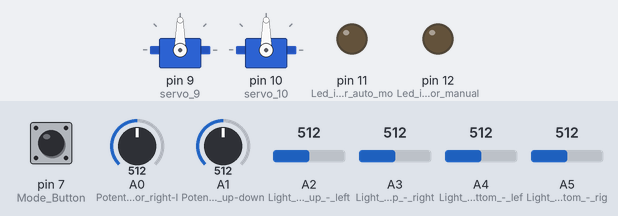
The sketch below on a simulated Arduino Uno, built with avr-gcc and run on an emulated ATmega328P. Shown: 2 × servo, output pins drawn as LEDs (lit = HIGH). The inputs (shaded band) are chosen by the test bench; at power-on: A0 (Potentiometer_for_right-l) = 512, A1 (Potentiometer_for_up-down) = 512, pin 7 (Mode_Button) LOW, A2 (Light_sensor_up_-_left) = 512, A3 (Light_sensor_up_-_right) = 512, A4 (Light_sensor_bottom_-_lef) = 512, A5 (Light_sensor_bottom_-_rig) = 512.

Above: at 1.2 s.
1.3 s: A0 (Potentiometer_for_right-l) set to 716
At 2.0 s:
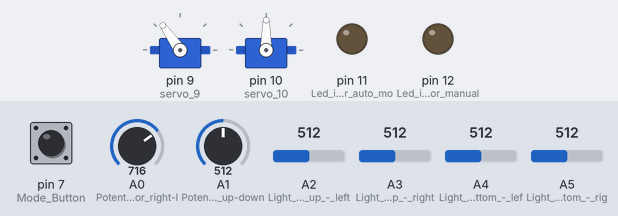
2.8 s: A1 (Potentiometer_for_up-down) set to 716
At 3.6 s:
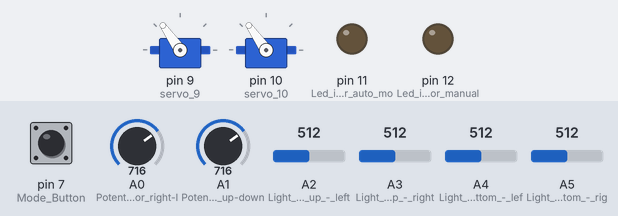
4.3 s: pin 7 (Mode_Button) pulled HIGH for 0.15 s
At 5.3 s:
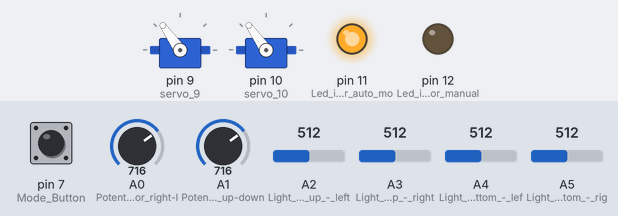
5.9 s: A2 (Light_sensor_up_-_left) set to 581
7.4 s: A2 (Light_sensor_up_-_left) set to 612
At 7.99 s:
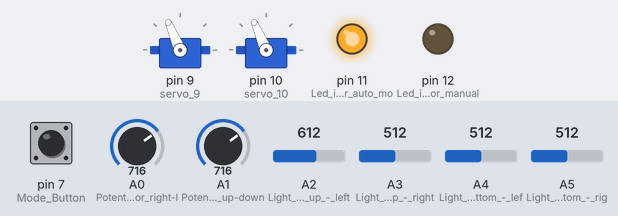
10.4 s: A3 (Light_sensor_up_-_right) set to 536
At 14.2 s:
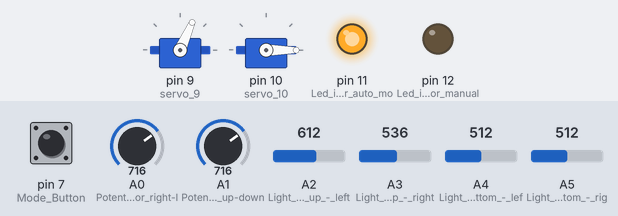
Timing chart, 0 to 14.4 s (numbered marks = the images above; inputs shaded):
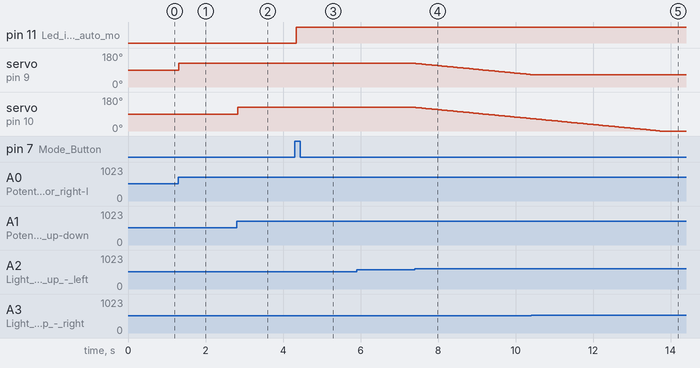

Measured:
- the behaviour switches between 598 and 599 on A2 (Light_sensor_up_-_left) (found by bisection; images 3 and 4)
- the behaviour switches between 524 and 525 on A3 (Light_sensor_up_-_right) (found by bisection; images 4 and 5)
- after the input at 1.3 s, servo on pin 9 (servo_9): 90° → 125° at once
- after the input at 2.8 s, servo on pin 10 (servo_10): 90° → 125° at once
- after the input at 4.3 s, pin 11 (Led_indicator_for_auto_mo): LOW → HIGH at once
- after the input at 5.9 s, every drawn part: stays the same
- after the input at 7.4 s, servo on pin 9 (servo_9), servo on pin 10 (servo_10): moves from 125° to 66° over 2.9 s, starting at once
- after the input at 10.4 s, servo on pin 9 (servo_9): stays 66° (without the input it goes to 65° after 0.03 s)

The sketch:

Solar_Panel_arrduino.ino
```cpp
#include <Stepper.h>


#include <Servo.h>
//Initialize variables
int mode = 0;
int buttonState = 0;
int prevButtonState = 0;
int topLeftLight = 0;
int topRightLight = 0;
int bottomLeftLight = 0;
int bottomRightLight = 0;
int LeftLight = 0;
int RightLight = 0;
int TopLight = 0;
int BottomLight = 0;
//Declare two servos
Servo servo_9;
Servo servo_10;


void setup()
{
  pinMode(7, INPUT);    //Mode Button
  pinMode(12, OUTPUT);  //Led indicator for manual mode
  pinMode(11, OUTPUT);  //Led indicator for auto mode
  pinMode(A0, INPUT);   //Potentiometer for right-left movement
  pinMode(A1, INPUT);   //Potentiometer for up-down movement
  pinMode(A2, INPUT);   //Light sensor up - left
  pinMode(A3, INPUT);   //Light sensor up - right
  pinMode(A4, INPUT);   //Light sensor bottom - left
  pinMode(A5, INPUT);   //Light sensor bottom - right
  servo_9.attach(9);    //Servo motor right - left movement
  servo_10.attach(10);  //Servo motor up - down movement
}

void loop()
{
  buttonState = digitalRead(7);
  if (buttonState != prevButtonState) {
    if (buttonState == HIGH) {
      //Change mode and ligh up the correct indicator
      if (mode == 1) {
        mode = 0;
        digitalWrite(12, HIGH);
        digitalWrite(11, LOW);
      } else {
        mode = 1;
        digitalWrite(11, HIGH);
        digitalWrite(12, LOW);
      }
    }
  }
  prevButtonState = buttonState;
  delay(50); // Wait for 50 millisecond(s)
  if (mode == 0) {
    //If mode is manual map the pot values to degrees of rotation
    servo_9.write(map(analogRead(A0), 0, 1023, 0, 180));
    servo_10.write(map(analogRead(A1), 0, 1023, 0, 180));
  } else {
    //if mode is auto map the sensor values to 0-100 ligh intensity.
    //Every light sensor has different sensitivity and must be first tested
    //for it's high and low values
    topLeftLight = map(analogRead(A2),50,980,0,100);
    topRightLight = map(analogRead(A3),50,980,0,100);
    bottomLeftLight = map(analogRead(A4),50,980,0,100);
    bottomRightLight = map(analogRead(A5),50,980,0,100);
    //Calculate the average light conditions
    TopLight = ((topRightLight + topLeftLight) / 2);
    BottomLight = ((bottomRightLight + bottomLeftLight) / 2);
    LeftLight = ((topLeftLight + bottomLeftLight) / 2);
    RightLight = ((topRightLight + bottomRightLight) / 2);
    //Rotate the servos if needed
    if (abs((RightLight - LeftLight)) > 4) {    //Change position only if light difference is bigger then 4%
      if (RightLight > LeftLight) {
        if (servo_9.read() < 180) {
          servo_9.write((servo_9.read() + 1));
        }
      }
      if (RightLight < LeftLight) {
        if (servo_9.read() > 0) {
          servo_9.write((servo_9.read() - 1));
        }
      }
    }
    if (abs((TopLight - BottomLight)) > 4) {  //Change position only if light difference is bigger then 4%
      if (TopLight > BottomLight) {
        if (servo_10.read() > 0) {
          servo_10.write((servo_10.read() - 1));
        }
      }
      if (TopLight < BottomLight) {
        if (servo_10.read() < 180) {
          servo_10.write((servo_10.read() + 1));
        }
      }
    }
   }
}
```

solar_panel.cpp
```cpp
#include <Servo.h>
//Initialize variables
int mode = 0;
int buttonState = 0;
int prevButtonState = 0;
int topLeftLight = 0;
int topRightLight = 0;
int bottomLeftLight = 0;
int bottomRightLight = 0;
int LeftLight = 0;
int RightLight = 0;
int TopLight = 0;
int BottomLight = 0;
//Declare two servos
Servo servo_9;
Servo servo_10;

void setup()
{
  pinMode(7, INPUT);    //Mode Button
  pinMode(12, OUTPUT);  //Led indicator for manual mode
  pinMode(11, OUTPUT);  //Led indicator for auto mode
  pinMode(A0, INPUT);   //Potentiometer for right-left movement
  pinMode(A1, INPUT);   //Potentiometer for up-down movement
  pinMode(A2, INPUT);   //Light sensor up - left
  pinMode(A3, INPUT);   //Light sensor up - right
  pinMode(A4, INPUT);   //Light sensor bottom - left
  pinMode(A5, INPUT);   //Light sensor bottom - right
  servo_9.attach(9);    //Servo motor right - left movement
  servo_10.attach(10);  //Servo motor up - down movement
}

void loop()
{
  buttonState = digitalRead(7);
  if (buttonState != prevButtonState) {
    if (buttonState == HIGH) {
      //Change mode and ligh up the correct indicator
      if (mode == 1) {
        mode = 0;
        digitalWrite(12, HIGH);
        digitalWrite(11, LOW);
      } else {
        mode = 1;
        digitalWrite(11, HIGH);
        digitalWrite(12, LOW);
      }
    }
  }
  prevButtonState = buttonState;
  delay(50); // Wait for 50 millisecond(s)
  if (mode == 0) {
    //If mode is manual map the pot values to degrees of rotation
    servo_9.write(map(analogRead(A0), 0, 1023, 0, 180));
    servo_10.write(map(analogRead(A1), 0, 1023, 0, 180));
  } else {
    //if mode is auto map the sensor values to 0-100 ligh intensity.
    //Every light sensor has different sensitivity and must be first tested
    //for it's high and low values
    topLeftLight = map(analogRead(A2),50,980,0,100);
    topRightLight = map(analogRead(A3),200,990,0,100);
    bottomLeftLight = map(analogRead(A4),170,970,0,100);
    bottomRightLight = map(analogRead(A5),250,1000,0,100);
    //Calculate the average light conditions
    TopLight = ((topRightLight + topLeftLight) / 2);
    BottomLight = ((bottomRightLight + bottomLeftLight) / 2);
    LeftLight = ((topLeftLight + bottomLeftLight) / 2);
    RightLight = ((topRightLight + bottomRightLight) / 2);
    //Rotate the servos if needed
    if (abs((RightLight - LeftLight)) > 4) {    //Change position only if light difference is bigger then 4%
      if (RightLight > LeftLight) {
        if (servo_9.read() < 180) {
          servo_9.write((servo_9.read() + 1));
        }
      }
      if (RightLight < LeftLight) {
        if (servo_9.read() > 0) {
          servo_9.write((servo_9.read() - 1));
        }
      }
    }
    if (abs((TopLight - BottomLight)) > 4) {  //Change position only if light difference is bigger then 4%
      if (TopLight > BottomLight) {
        if (servo_10.read() > 0) {
          servo_10.write((servo_10.read() - 1));
        }
      }
      if (TopLight < BottomLight) {
        if (servo_10.read() < 180) {
          servo_10.write((servo_10.read() + 1));
        }
      }
    }
   }
}
```
